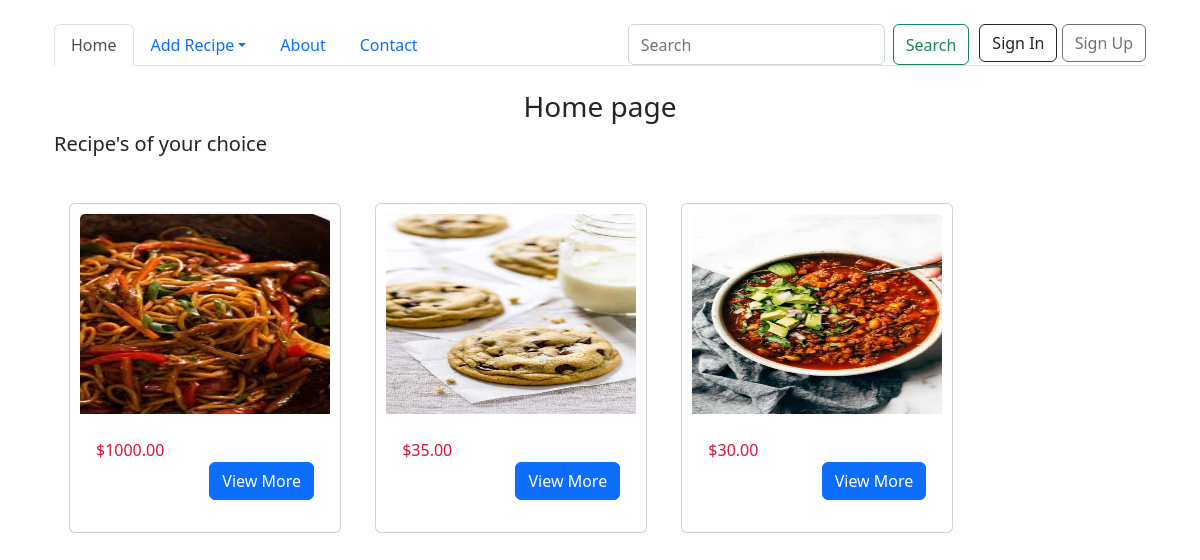
Before: / with the older database file.
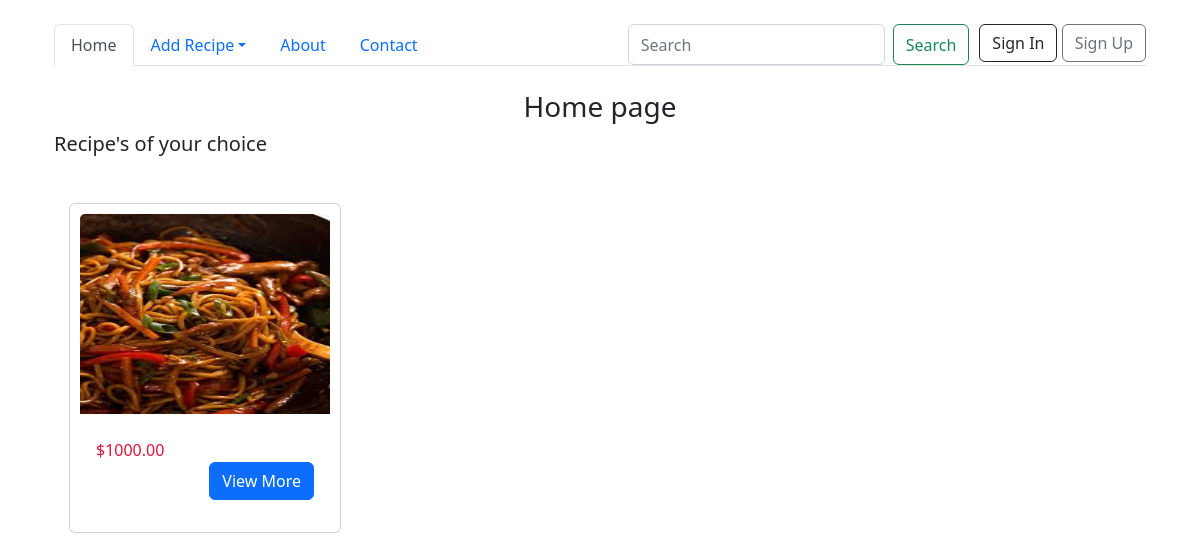
After: the same page with the newer database file.
### main/models.py (models this page shows, shortened)
class Recipe(models.Model):
    name = models.CharField(max_length=100)
    description = models.TextField()
    price = models.DecimalField(decimal_places=2, max_digits=8)
    image = models.ImageField(upload_to='recipes/')
    owner = models.ForeignKey(User, on_delete=models.CASCADE, null=True)
    date = models.DateTimeField(auto_now=True)

### main/views.py (the view)
# urls.py: path('', views.home, name='home'),
def home(request):
    recipes = Recipe.objects.all()
    context = {'recipes':recipes}
    return render(request, 'index.html', context)

### main/templates/index.html (shortened to what this page needs)
{% extends 'base.html' %}
{% block content %}
<div class="container">
<h3><center>Home page</center></h3>
    <h5>Recipe's of your choice</h5><br>
    {% for recipe in recipes %}
    <div class="card" style="width: 17rem;display: inline-flex;margin:15px;padding:10px;height:330px">
        <img src="{{recipe.image.url}}" style="height: 200px;" class="card-img-top" alt="{{recipe.name}}_image">
        <div class="card-body">
          <span style="color: crimson;">${{recipe.price}}</span>
          <div class="d-flex justify-content-end">
            <a href="#" class="btn btn-primary">View More</a>
          </div>
        </div>
    </div>
    {% endfor %}
</div>
{% endblock content %}

### main/templates/base.html (shortened to what this page needs)
<!doctype html>
<html lang="en">
  <head>
    <link href="https://cdn.jsdelivr.net/npm/bootstrap@5.2.0/dist/css/bootstrap.min.css" rel="stylesheet">
  </head>
  <body>
    <div class="container">
    <br>
    {% include 'includes/navbar.html' %}
    <br>
    {% block content %}
    {% endblock content %}
    </div>
  </body>
</html>

### main/templates/includes/navbar.html (shortened to what this page needs)
<div class="container-fluid">
  <ul class="nav nav-tabs">
      <li class="nav-item">
        <a class="nav-link active" aria-current="page" href="{% url 'home' %}">Home</a>
      </li>
      <li class="nav-item dropdown">
        <a class="nav-link dropdown-toggle" data-bs-toggle="dropdown" href="#" role="button" aria-expanded="false">Add Recipe</a>
      </li>
      <li class="nav-item">
        <a class="nav-link" href="{% url 'about' %}">About</a>
      </li>
      <li class="nav-item">
        <a class="nav-link">Contact</a>
      </li>
    <form class="d-flex ms-auto" role="search">
      <input class="form-control me-2" type="search" placeholder="Search" aria-label="Search">
      <button class="btn btn-outline-success" type="submit">Search</button>
    </form>
    <div style="margin-left:10px ;">
      {% if user.is_authenticated %}
      <span><a href="{% url 'profile' %}" style="text-decoration: none;">Hello, {{user.username}}</a></span>
      <a class="btn btn-outline-danger" href="{% url 'logout' %}" type="submit">Sign Out</a>
      {% else %}
      <a class="btn btn-outline-dark" href="{% url 'login' %}" type="submit">Sign In</a>
      <a class="btn btn-outline-secondary" href="{% url 'register' %}" type="submit">Sign Up</a>
      {% endif %}
    </div>
  </ul>
</div>

Changed rows visible on the page:
removed Recipe: image (picture), price "35.00"
removed Recipe: image (picture), price "30.00"
